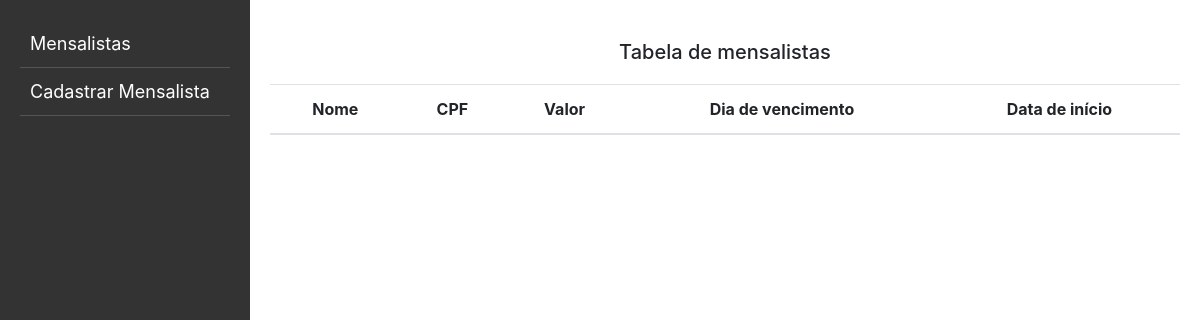
Before: / (signed in) with the older database file.
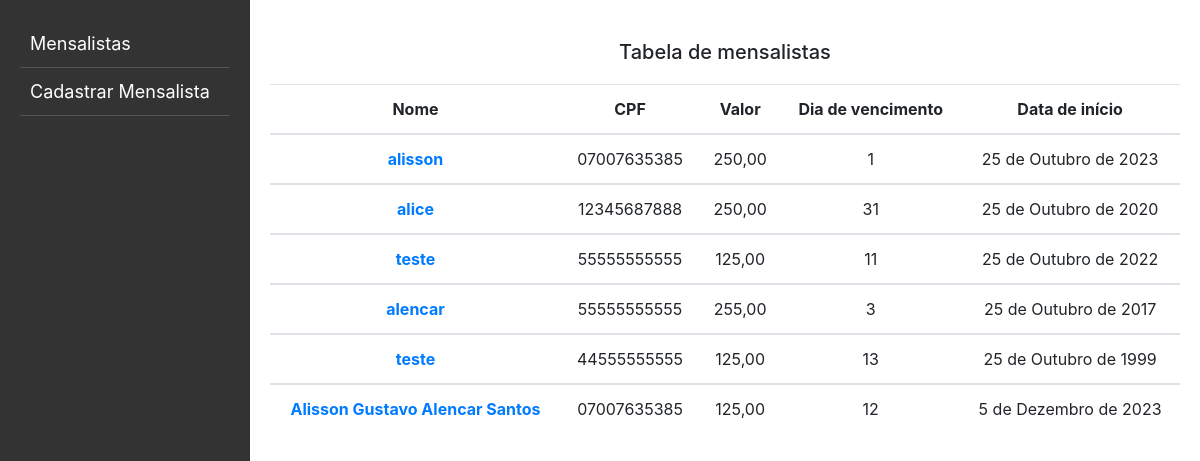
After: the same page with the newer database file.
### app_estacionamento/models.py (models this page shows, shortened)
class Mensalista(models.Model):
    id = models.AutoField(primary_key=True)
    nome = models.CharField('Nome *', max_length=50)
    cpf = models.CharField('CPF *', max_length=11)
    valor = models.DecimalField('Valor *', max_digits=8, decimal_places=2)
    data_inicial = models.DateField('Data de início *')
    dia_vencimento = models.IntegerField('Dia de vencimetno *', null=True)
    cep = models.IntegerField('CEP', null=True)
    endereco = models.CharField('Endereço', max_length=255, null=True)
    cidade = models.CharField('Cidade', max_length=255, null=True)
    uf = models.CharField('UF', max_length=2, null=True)

### app_estacionamento/views.py (the view)
# urls.py: path('', views.index, name='index'),
def index(request):
    if str(request.user) == 'AnonymousUser':
        return redirect('admin/')
    else:
        conteudo = {
            "mensalistas": Mensalista.objects.all()
            }
        return render(request, "index.html", conteudo)

### app_estacionamento/templates/index.html (shortened to what this page needs)
{% extends 'base.html' %}
{% block inicio %}
<center>
    <h5 style="margin-bottom: 20px; margin-top: 20px;">Tabela de mensalistas</h5>
    <table class="table" style="text-align: center;">
        <thead>
            <tr>
                <th scope="col">Nome</th>
                <th scope="col">CPF</th>
                <th scope="col">Valor</th>
                <th scope="col">Dia de vencimento</th>
                <th scope="col">Data de início</th>
            </tr>
        </thead>
        {% for mensalista in mensalistas %}
        <tbody>
            <tr>
                <th scope="row"><a href="{% url 'mensalista' mensalista.id %}">{{mensalista.nome}}</a></th>
                <td>{{mensalista.cpf}}</td>
                <td>{{mensalista.valor}}</td>
                <td>{{mensalista.dia_vencimento}}</td>
                <td>{{mensalista.data_inicial}}</td>
            </tr>
            {% endfor %}
    </table>
</center>
{% endblock %}

### app_estacionamento/templates/base.html (shortened to what this page needs)
{% load bootstrap4 %}
<!DOCTYPE html>
<html lang="pt-br">
<head>
    {% bootstrap_css %}
</head>
<body>
    <div id="div_container">
        <div id="sidebar">
            <a href="{% url 'index' %}">Mensalistas</a>
            <a href="{% url 'cadastrar_mensalista' %}">Cadastrar Mensalista</a>
        </div>
        <div id="content">
            {% block inicio %}
            {% endblock %}
        </div>
    </div>
</body>
</html>

### app_estacionamento/templates/base.html (style rules this page uses)
#div_container { display: flex; height: 120vh; }
#sidebar { width: 250px; background: #333; color: white; padding: 20px; height: 100%; }
#sidebar a { text-decoration: none; font-size: 18px; color: #fff; display: block; padding: 10px; border-bottom: 1px solid #555; transition: background 0.3s; }
#content { flex-grow: 1; padding: 20px; }

Changed rows visible on the page:
added Mensalista: nome "alisson", cpf "07007635385", valor "250,00", dia_vencimento "1", data_inicial "25 de Outubro de 2023"
added Mensalista: nome "alice", cpf "12345687888", valor "250,00", dia_vencimento "31", data_inicial "25 de Outubro de 2020"
added Mensalista: nome "teste", cpf "55555555555", valor "125,00", dia_vencimento "11", data_inicial "25 de Outubro de 2022"
added Mensalista: nome "alencar", cpf "55555555555", valor "255,00", dia_vencimento "3", data_inicial "25 de Outubro de 2017"
added Mensalista: nome "teste", cpf "44555555555", valor "125,00", dia_vencimento "13", data_inicial "25 de Outubro de 1999"
added Mensalista: nome "Alisson Gustavo Alencar Santos", cpf "07007635385", valor "125,00", dia_vencimento "12", data_inicial "5 de Dezembro de 2023"
